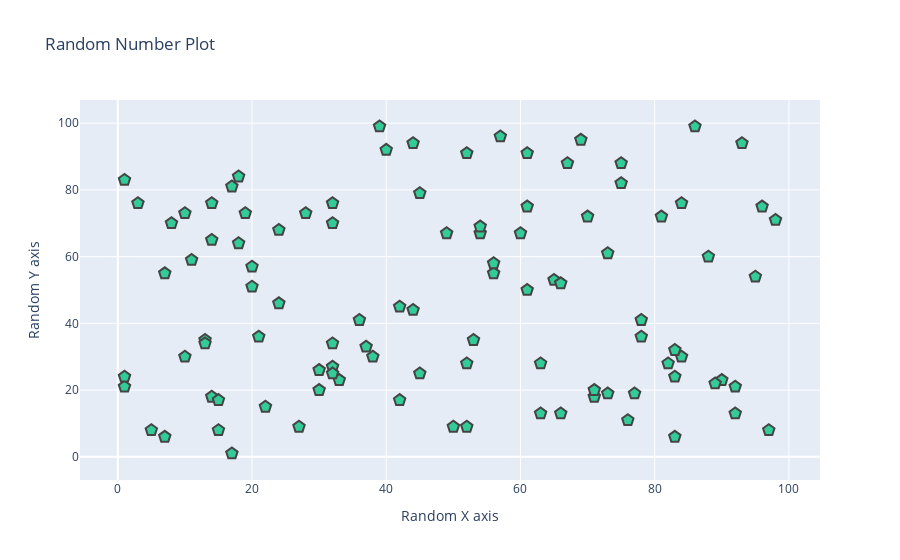

The notebook cell this image was saved under:
### Code cell
pyo.iplot(figure)

### Figure 1 — Plotly figure (JSON) as saved in the notebook; plotly's stock layout.template omitted (floating-point values rounded to 4 significant figures)
{"data": [{"marker": {"color": "rgb(51,204,153)", "line": {"width": 2}, "size": 12, "symbol": "pentagon"}, "mode": "markers", "type": "scatter", "x": [92, 83, 24, 84, 32, 18, 53, 18, 36, 28, 66, 61, 81, 65, 14, 30, 10, 66, 86, 17, 84, 61, 77, 54, 1, 15, 13, 82, 63, 57, 96, 63, 95, 32, 14, 10, 92, 22, 44, 60, 38, 42, 19, 45, 78, 30, 21, 75, 13, 44, 7, 52, 17, 67, 50, 33, 61, 73, 52, 11, 52, 71, 8, 7, 78, 20, 98, 90, 88, 45, 27, 83, 39, 73, 70, 20, 1, 56, 24, 93, 56, 14, 37, 89, 49, 5, 71, 32, 76, 1, 32, 69, 97, 83, 32, 75, 40, 42, 54, 15, 3], "y": [13, 24, 68, 30, 70, 64, 35, 84, 41, 73, 13, 75, 72, 53, 76, 20, 73, 52, 99, 81, 76, 91, 19, 67, 83, 8, 35, 28, 28, 96, 75, 13, 54, 27, 65, 30, 21, 15, 44, 67, 30, 45, 73, 25, 36, 26, 36, 82, 34, 94, 55, 9, 1, 88, 9, 23, 50, 19, 91, 59, 28, 18, 70, 6, 41, 51, 71, 23, 60, 79, 9, 6, 99, 61, 72, 57, 21, 55, 46, 94, 58, 18, 33, 22, 67, 8, 20, 34, 11, 24, 76, 95, 8, 32, 25, 88, 92, 17, 69, 17, 76]}], "layout": {"hovermode": "closest", "title": {"text": "Random Number Plot"}, "xaxis": {"title": {"text": "Random X axis"}}, "yaxis": {"title": {"text": "Random Y axis"}}}}
